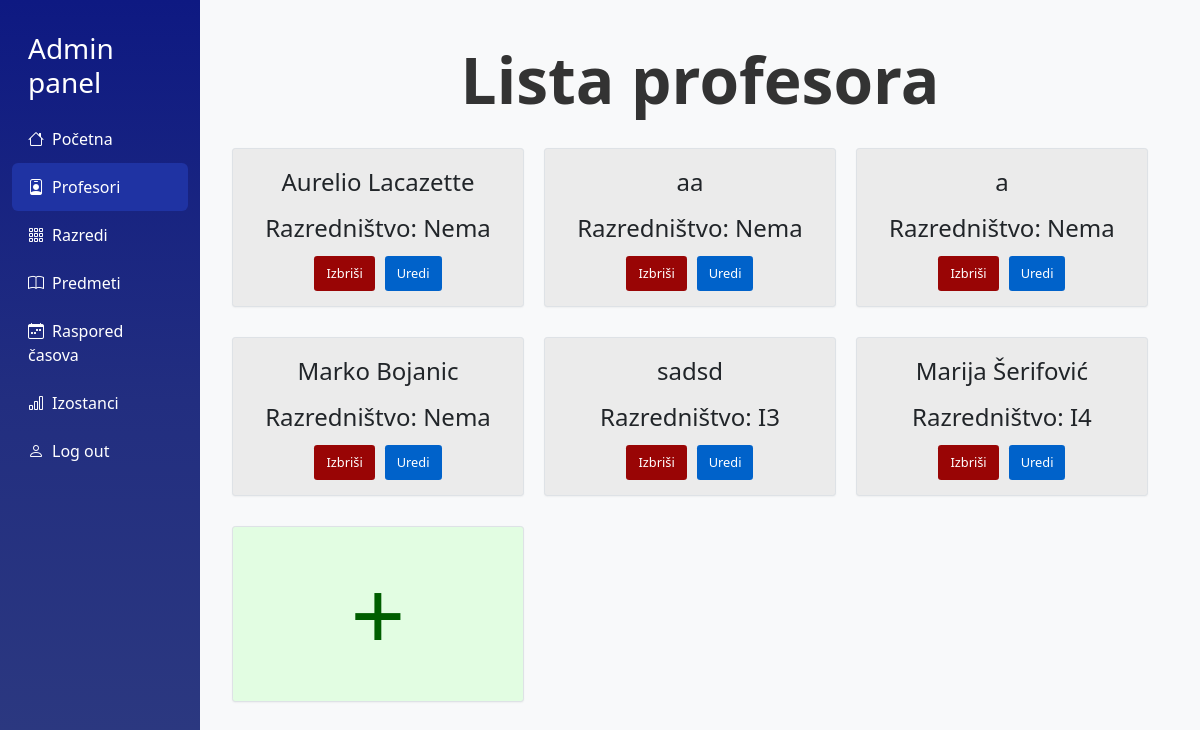
Page /admin/prikaziprofesore.php (signed in) on the committed database.
### tables this page shows
CREATE TABLE `profesor` (
  `profesor_id` int(11) NOT NULL,
  `user_id` int(11) DEFAULT NULL,
  `ime_prezime` varchar(80) DEFAULT NULL,
  `razred_id` int(11) DEFAULT NULL
);

CREATE TABLE `razred` (
  `razred_id` int(11) NOT NULL,
  `godina` enum('I','II','III','IV') DEFAULT NULL,
  `odjeljene` enum('1','2','3','4','5') DEFAULT NULL,
  `smjena` enum('1','2') DEFAULT NULL
);

### admin/prikaziprofesore.php (the view, shortened to what this page needs)
<?php
    require_once("../includes/admincheck.php");
?>
<!DOCTYPE html>
<html lang="sr">
<head>
    <link href="https://cdn.jsdelivr.net/npm/bootstrap@5.3.3/dist/css/bootstrap.min.css" rel="stylesheet">
    <link href="https://cdn.jsdelivr.net/npm/bootstrap-icons/font/bootstrap-icons.css" rel="stylesheet">
    <link rel="stylesheet" href="../css/dashboard.css">
    <link rel="stylesheet" href="../css/kartica.css">
</head>
<body>
    <div class="container-fluid">
        <div class="row">
            <nav class="col-md-2 sidebar">
                <h5 class="px-3 fs-3 my-3">Admin panel</h5>
                <a href="dashboard.php"><i class="bi bi-house me-2"></i>Početna</a>
                <a href="prikaziprofesore.php" class="active"><i class="bi bi-person-badge me-2"></i>Profesori</a>
                <div class="dropdown-container">
                    <a href="#"><i class="bi bi-grid-3x3-gap me-2"></i>Razredi</a>
                </div>
                <a href="prikazipredmete.php"><i class="bi bi-book me-2"></i>Predmeti</a>
                <div class="dropdown-container">
                <a href="#"><i class="bi bi-calendar-week me-2"></i>Raspored časova</a>
            </div>
            <a href="#"><i class="bi bi-bar-chart me-2"></i>Izostanci</a>
            <a href="../logout.php"><i class="bi bi-person me-2"></i>Log out</a>
            </nav>
            <main class="col-md-10 content">
                <div class="naziv-razreda">Lista profesora</div>
                <div class="ucenici-grid mt-3">
                    <?php
                        $profesorQuery = $conn->prepare("SELECT * FROM `profesor` ORDER BY razred_id");
                        $profesorQuery->execute();
                        $profesori = $profesorQuery->fetchAll(PDO::FETCH_ASSOC);
                        if(!empty($profesori)){
                            foreach($profesori as $profesor)
                            {
                                echo '
                                <div class="kartica-ucenik">
                                    <div class="ime-prezime-ucenik">
                                    '.$profesor['ime_prezime'].'
                                </div>';
                                echo '
                                <div class="ime-prezime-ucenik">
                                Razredništvo: ';
                                $qRazrednik = $conn->prepare("SELECT * FROM razred r INNER JOIN profesor p ON p.razred_id = r.razred_id AND p.razred_id = :razred_id");
                                $qRazrednik->bindParam(':razred_id', $profesor['razred_id']);
                                $qRazrednik->execute();
                                if($qRazrednik->rowCount() > 0)
                                {
                                    $razrednistvo = $qRazrednik->fetch(PDO::FETCH_ASSOC);
                                    echo $razrednistvo['godina'].$razrednistvo['odjeljene'];
                                }
                                else
                                {
                                    echo 'Nema';
                                }
                                echo '</div>';
                                echo '
                                <div class="gumbi-ucenik">
                                    <a class="gumb-izbrisi-ucenik" style="text-decoration: none;" href="obrisiprofesora.php?id='.$profesor['profesor_id'].'">Izbriši</a>
                                    <a class="gumb-uredi-ucenik" style="text-decoration: none;" href="editprofesor.php?id='.$profesor['profesor_id'].'">Uredi</a>
                                    </div>
                                </div>';
                            }
                        }
                    ?>
                    <div class="kartica-ucenik dodaj">
                        <a href="dodajprofesora.php"class="dodaj">+</a>
                    </div>
                </div>
            </main>
        </div>
    </div>
</body>

### css/dashboard.css (style rules this page uses)
body { background-color: #f8f9fa; }
.sidebar { height: 100vh; background: linear-gradient(to bottom, rgb(14, 25, 130), rgb(34, 46, 128), rgb(45, 58, 128)) ; color: white; padding-top: 1rem; }
.sidebar a { color: white; text-decoration: none; padding: 0.75rem 1rem; display: block; border-radius: 0.375rem; }
.sidebar a.active, .sidebar a:hover { background-color: rgb(31, 51, 163); }
.content { padding: 2rem; }
.dropdown-container { position: relative; }

### css/kartica.css (style rules this page uses)
body { background-color: #f8f9fa; }
.sidebar { height: 100vh; background: linear-gradient(to bottom, rgb(14, 25, 130), rgb(34, 46, 128), rgb(45, 58, 128)); color: white; padding-top: 1rem; }
.sidebar a { color: white; text-decoration: none; padding: 0.75rem 1rem; display: block; border-radius: 0.375rem; }
.sidebar a.active, .sidebar a:hover { background-color: rgb(31, 51, 163); }
.content { padding: 2rem; }
.dropdown-container { position: relative; }
.ucenici-grid { display: flex; flex-wrap: wrap; gap: 20px; justify-content: flex-start; }
.kartica-ucenik { background-color: #ebebeb; border: 1px solid #dee2e6; border-radius: 0.2rem; padding: 15px; margin-bottom: 10px; box-shadow: 0 0.05rem 0.1rem rgba(0, 0, 0, 0.05); width: calc(33.33% - 20px); box-sizing: border-box; text-align: center; }
.ime-prezime-ucenik { font-size: 1.5rem; margin-bottom: 10px; }
.gumbi-ucenik { display: flex; gap: 10px; justify-content: center; }
.gumb-izbrisi-ucenik { background-color: rgb(153, 5, 5); color: white; border: none; border-radius: 0.2rem; padding: 8px 12px; cursor: pointer; font-size: 0.8rem; transition: 0.25s ease all; }
.gumb-uredi-ucenik { background-color: #0062ca; color: white; border: none; border-radius: 0.2rem; padding: 8px 12px; cursor: pointer; font-size: 0.8rem; transition: 0.25s ease all; }
.naziv-razreda { text-align: center; font-size: 4rem; font-weight: bold; margin-bottom: 20px; color: #333; }
.dodaj { font-size: 6rem; background-color: rgb(226, 253, 226); color: rgb(0, 94, 0); text-decoration: none; }

### rows in the picture
profesor: ime_prezime "Aurelio Lacazette", shows "Nema"
profesor: ime_prezime "aa", shows "Nema"
profesor: ime_prezime "a", shows "Nema"
profesor: ime_prezime "Marko Bojanic", shows "Nema"
profesor: ime_prezime "sadsd", razred.godina "I", razred.odjeljene "3"
profesor: ime_prezime "Marija Šerifović", razred.godina "I", razred.odjeljene "4"
